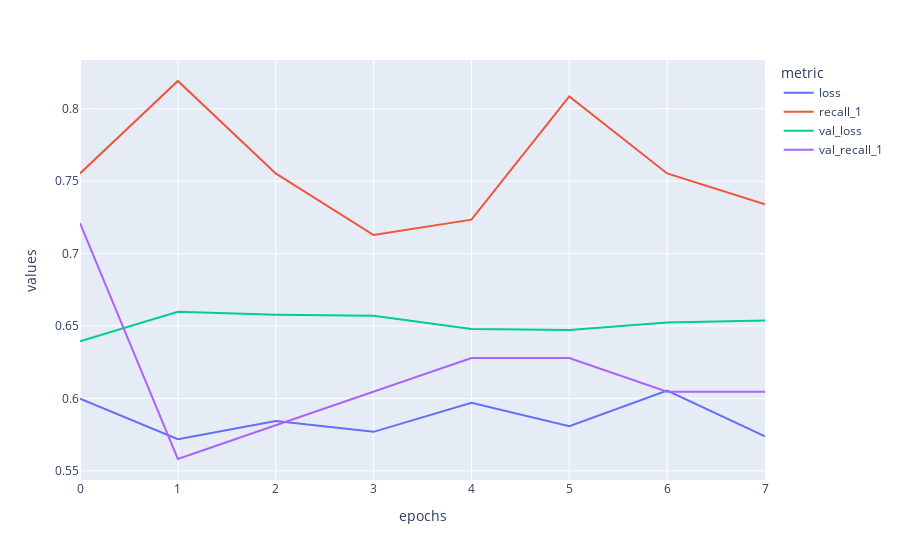

Source (notebook cell):
### Code cell
ico_training.train_network(loss='binary_crossentropy', 
                      optimizer='adam',
                      metrics=[Recall()] ,
                      epochs=100,
                      verbose=0, 
                      batch_size=64,
                      callback=earlystop)
ico_training.plot_training()

### Figure 1 — Plotly figure (JSON) as saved in the notebook; plotly's stock layout.template omitted (floating-point values rounded to 4 significant figures)
{"data": [{"hovertemplate": "<b>%{hovertext}</b><br><br>metric=loss<br>epochs=%{x}<br>values=%{y}<extra></extra>", "hovertext": ["loss", "loss", "loss", "loss", "loss", "loss", "loss", "loss"], "legendgroup": "loss", "line": {"color": "#636efa", "dash": "solid"}, "mode": "lines", "name": "loss", "orientation": "v", "showlegend": true, "type": "scatter", "x": [0, 1, 2, 3, 4, 5, 6, 7], "xaxis": "x", "y": [0.5997, 0.5719, 0.5843, 0.5769, 0.5969, 0.5808, 0.6055, 0.5739], "yaxis": "y"}, {"hovertemplate": "<b>%{hovertext}</b><br><br>metric=recall_1<br>epochs=%{x}<br>values=%{y}<extra></extra>", "hovertext": ["recall_1", "recall_1", "recall_1", "recall_1", "recall_1", "recall_1", "recall_1", "recall_1"], "legendgroup": "recall_1", "line": {"color": "#EF553B", "dash": "solid"}, "mode": "lines", "name": "recall_1", "orientation": "v", "showlegend": true, "type": "scatter", "x": [0, 1, 2, 3, 4, 5, 6, 7], "xaxis": "x", "y": [0.7553, 0.8191, 0.7553, 0.7128, 0.7234, 0.8085, 0.7553, 0.734], "yaxis": "y"}, {"hovertemplate": "<b>%{hovertext}</b><br><br>metric=val_loss<br>epochs=%{x}<br>values=%{y}<extra></extra>", "hovertext": ["val_loss", "val_loss", "val_loss", "val_loss", "val_loss", "val_loss", "val_loss", "val_loss"], "legendgroup": "val_loss", "line": {"color": "#00cc96", "dash": "solid"}, "mode": "lines", "name": "val_loss", "orientation": "v", "showlegend": true, "type": "scatter", "x": [0, 1, 2, 3, 4, 5, 6, 7], "xaxis": "x", "y": [0.6394, 0.6599, 0.6578, 0.657, 0.6479, 0.6472, 0.6525, 0.6538], "yaxis": "y"}, {"hovertemplate": "<b>%{hovertext}</b><br><br>metric=val_recall_1<br>epochs=%{x}<br>values=%{y}<extra></extra>", "hovertext": ["val_recall_1", "val_recall_1", "val_recall_1", "val_recall_1", "val_recall_1", "val_recall_1", "val_recall_1", "val_recall_1"], "legendgroup": "val_recall_1", "line": {"color": "#ab63fa", "dash": "solid"}, "mode": "lines", "name": "val_recall_1", "orientation": "v", "showlegend": true, "type": "scatter", "x": [0, 1, 2, 3, 4, 5, 6, 7], "xaxis": "x", "y": [0.7209, 0.5581, 0.5814, 0.6047, 0.6279, 0.6279, 0.6047, 0.6047], "yaxis": "y"}], "layout": {"autosize": true, "legend": {"title": {"text": "metric"}, "tracegroupgap": 0}, "margin": {"t": 60}, "xaxis": {"anchor": "y", "autorange": true, "domain": [0, 1], "range": [0, 7], "title": {"text": "epochs"}, "type": "linear"}, "yaxis": {"anchor": "x", "autorange": true, "domain": [0, 1], "range": [0.5436, 0.8336], "title": {"text": "values"}, "type": "linear"}}}
